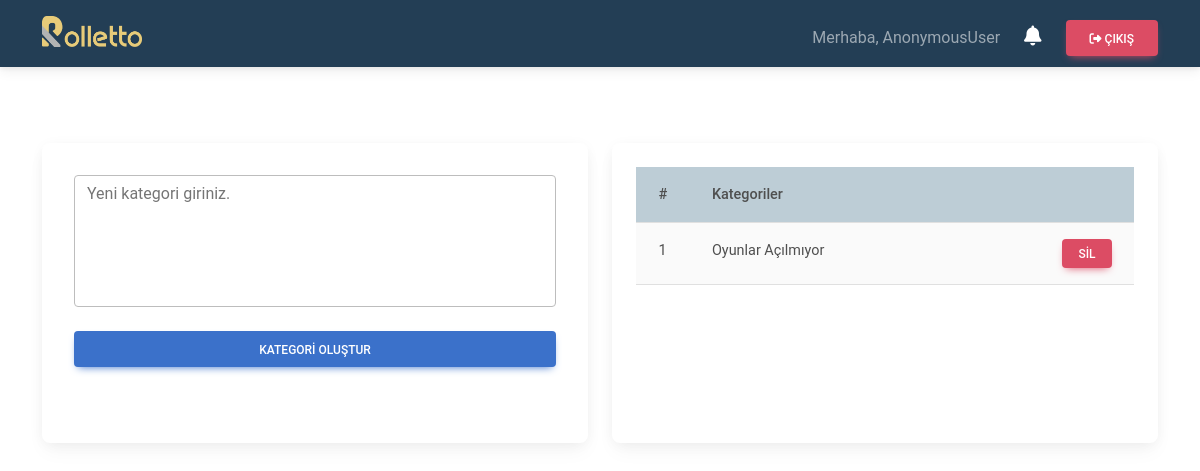
Before: /category/ with the older database file.
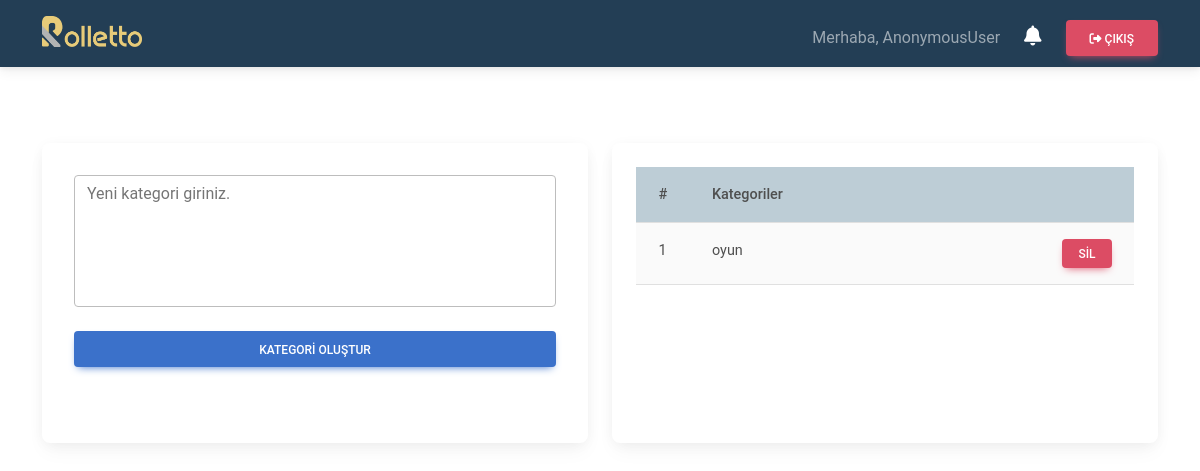
After: the same page with the newer database file.
### base/models.py (models this page shows, shortened)
class Category(models.Model):
    name = models.CharField(max_length=200, null=True)

### base/views.py (the view)
# urls.py: path('category/', views.category, name='category'),
def category(request):
    categories = Category.objects.all()
    form = CategoryForm()
    if request.method == 'POST':
        form = CategoryForm(request.POST)
        if form.is_valid():
            form.save()
            messages.success(request, 'Yeni kategori açıldı')
            return redirect('category')
    context = {'categories' : categories, 'form':form}
    return render(request, 'base/category.html', context)

### base/forms.py
class CategoryForm(forms.ModelForm):
    class Meta:
        model = Category
        fields = '__all__'
        widgets = {
            'name': forms.TextInput(attrs={'placeholder': 'Yeni Kategori Giriniz'}),
        }

### base/templates/base/category.html (shortened to what this page needs)
{% extends 'base/main.html' %}
{% block content %}
<br>
<div class="container">
    <br>
    <br>
   <div class="row">
        <div class="col-lg-6">
            <div class="card card-body p-4" style="height: 300px;">
                <form action="" method="POST">
                    <div class="mb-2 p-2 d-grid">
                        <textarea class="form-control" name="name" id="exampleFormControlTextarea1" rows="5" placeholder="Yeni kategori giriniz." style="height: 132px; resize: none;" required ></textarea>
                    </div>
                    <div class="mb-2 p-2 d-grid">
                        <button class="btn btn-primary" type="submit" name="Kategori Oluştur">Kategori Oluştur</button>
                    </div>
                    <div class="mb-2 p-2 d-grid">
                    </div>
                </form>
            </div>
        </div>
        <div class="col-lg-6">
            <div class="card card-body" style="height: 300px;">
                <div class="overflow-auto pt-0 border-0">
                    <table class="table table-striped" id="myTable">
                        <thead class="position-sticky top-0" style="background-color:rgb(189, 205, 214);">
                            <tr>
                                <th scope="col" style="width: 2%">#</th>
                                <th scope="col">Kategoriler</th>
                                <th scope="col" style="width: 10%;"></th>
                            </tr>
                        </thead>
                        <tbody>
                            {% for category in categories %}
                                <tr>
                                    <td scope="row">{{forloop.counter}}</td>
                                    <td>
                                        {{category.name}}
                                    </td>
                                    <td>
                                        <a class= "btn btn-sm btn-danger" href="{% url 'delete_category' category.id %}">Sil</a>
                                    </td>
                                </tr>
                            {% endfor %}
                        </tbody>
                    </table>
                </div>
            </div>
        </div>
    </div>
</div>
<br>
{% endblock %}

Changed rows visible on the page:
removed Category: name "Oyunlar Açılmıyor"
added Category: name "oyun"
